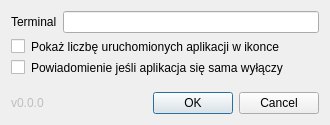
<?xml version="1.0" encoding="UTF-8"?>
<ui version="4.0">
 <class>SettingsDialog</class>
 <widget class="QDialog" name="SettingsDialog">
  <property name="geometry">
   <rect>
    <x>0</x>
    <y>0</y>
    <width>330</width>
    <height>125</height>
   </rect>
  </property>
  <property name="sizePolicy">
   <sizepolicy hsizetype="Preferred" vsizetype="MinimumExpanding">
    <horstretch>0</horstretch>
    <verstretch>0</verstretch>
   </sizepolicy>
  </property>
  <property name="minimumSize">
   <size>
    <width>330</width>
    <height>125</height>
   </size>
  </property>
  <property name="maximumSize">
   <size>
    <width>330</width>
    <height>125</height>
   </size>
  </property>
  <property name="windowTitle">
   <string>Settings</string>
  </property>
  <property name="modal">
   <bool>true</bool>
  </property>
  <layout class="QVBoxLayout" name="verticalLayout">
   <item>
    <layout class="QHBoxLayout" name="horizontalLayout_3">
     <item>
      <widget class="QLabel" name="lTerminal">
       <property name="text">
        <string>Terminal</string>
       </property>
      </widget>
     </item>
     <item>
      <widget class="QLineEdit" name="leTerminal"/>
     </item>
    </layout>
   </item>
   <item>
    <layout class="QHBoxLayout" name="horizontalLayout">
     <item>
      <widget class="QCheckBox" name="cbAppsCount">
       <property name="text">
        <string/>
       </property>
      </widget>
     </item>
     <item>
      <widget class="QLabel" name="label">
       <property name="sizePolicy">
        <sizepolicy hsizetype="Expanding" vsizetype="Minimum">
         <horstretch>0</horstretch>
         <verstretch>0</verstretch>
        </sizepolicy>
       </property>
       <property name="text">
        <string>Pokaż liczbę uruchomionych aplikacji w ikonce</string>
       </property>
       <property name="wordWrap">
        <bool>true</bool>
       </property>
      </widget>
     </item>
    </layout>
   </item>
   <item>
    <layout class="QHBoxLayout" name="horizontalLayout_2">
     <item>
      <widget class="QCheckBox" name="cbNotifySelfOff">
       <property name="text">
        <string/>
       </property>
      </widget>
     </item>
     <item>
      <widget class="QLabel" name="label_2">
       <property name="sizePolicy">
        <sizepolicy hsizetype="Expanding" vsizetype="Expanding">
         <horstretch>0</horstretch>
         <verstretch>0</verstretch>
        </sizepolicy>
       </property>
       <property name="text">
        <string>Powiadomienie jeśli aplikacja się sama wyłączy</string>
       </property>
       <property name="scaledContents">
        <bool>false</bool>
       </property>
       <property name="wordWrap">
        <bool>true</bool>
       </property>
      </widget>
     </item>
    </layout>
   </item>
   <item>
    <spacer name="verticalSpacer">
     <property name="orientation">
      <enum>Qt::Vertical</enum>
     </property>
     <property name="sizeHint" stdset="0">
      <size>
       <width>20</width>
       <height>3</height>
      </size>
     </property>
    </spacer>
   </item>
   <item>
    <layout class="QHBoxLayout" name="horizontalLayout_4">
     <item>
      <widget class="QLabel" name="lVersion">
       <property name="enabled">
        <bool>false</bool>
       </property>
       <property name="text">
        <string>v0.0.0</string>
       </property>
      </widget>
     </item>
     <item>
      <spacer name="horizontalSpacer">
       <property name="orientation">
        <enum>Qt::Horizontal</enum>
       </property>
       <property name="sizeHint" stdset="0">
        <size>
         <width>40</width>
         <height>20</height>
        </size>
       </property>
      </spacer>
     </item>
     <item>
      <widget class="QDialogButtonBox" name="buttonBox">
       <property name="orientation">
        <enum>Qt::Horizontal</enum>
       </property>
       <property name="standardButtons">
        <set>QDialogButtonBox::Cancel|QDialogButtonBox::Ok</set>
       </property>
      </widget>
     </item>
    </layout>
   </item>
  </layout>
 </widget>
 <resources/>
 <connections>
  <connection>
   <sender>buttonBox</sender>
   <signal>accepted()</signal>
   <receiver>SettingsDialog</receiver>
   <slot>accept()</slot>
   <hints>
    <hint type="sourcelabel">
     <x>248</x>
     <y>254</y>
    </hint>
    <hint type="destinationlabel">
     <x>157</x>
     <y>274</y>
    </hint>
   </hints>
  </connection>
  <connection>
   <sender>buttonBox</sender>
   <signal>rejected()</signal>
   <receiver>SettingsDialog</receiver>
   <slot>reject()</slot>
   <hints>
    <hint type="sourcelabel">
     <x>316</x>
     <y>260</y>
    </hint>
    <hint type="destinationlabel">
     <x>286</x>
     <y>274</y>
    </hint>
   </hints>
  </connection>
 </connections>
</ui>
